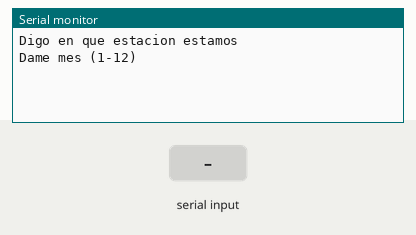
Bench run of a sketch on a simulated Arduino Uno, built with avr-gcc and run on an emulated ATmega328P. Parts: the last lines printed to the serial monitor. The inputs (shaded band) are chosen by the test bench.

Above: at 1.2 s.
1.3 s: "90,45\n" received over Serial
At 1.7 s:
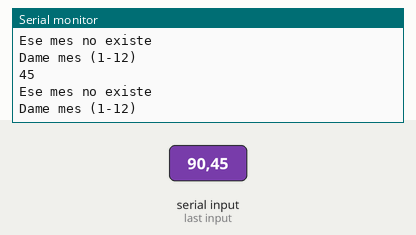
2.8 s: "5\n" received over Serial
At 4.4 s:
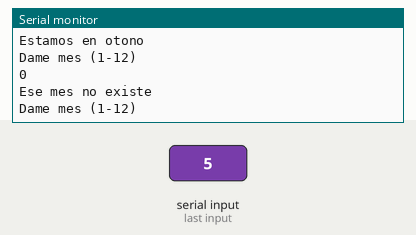
Timing chart, 0 to 5.9 s (numbered marks = the images above; inputs shaded):
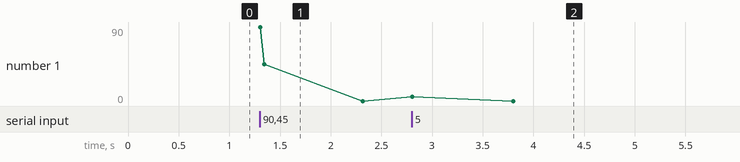

Measured:
- after the input at 1.3 s, the serial monitor: prints a new line at once (image 1)
- after the input at 2.8 s, the serial monitor: prints a new line at once (image 2)

The sketch:

arduino.23.mesestacion.ino
```cpp
int mes = 0; //variable de mes entero

void setup() {
  Serial.begin(9600); //velocidad serial a 9600
  Serial.println("Digo en que estacion estamos");
  Serial.println("Dame mes (1-12)");
}

void loop() {
  if (Serial.available() > 0) { //si hay dato en serial entrar
    mes = Serial.parseInt();    //entero en serial es mes
    Serial.println(mes);
    if (mes < 1 or mes > 12) {  //menor a 0 , mayor a 12 no existe
      Serial.println("Ese mes no existe");
    }
    if (mes > 0 and mes < 4) {  //si esta entre 1 y 4 es verano
      Serial.println("Estamos en verano");
    }
    if (mes > 3 and mes < 7) {  //si esta entre 4 y 6 es otono
      Serial.println("Estamos en otono");
    }
    if (mes > 6 and mes < 10) { //si esta entre 7 y 9 es invierno
      Serial.println("Estamos en invierno");
    }
    if (mes > 9 and mes < 13) { //si esta entre 10 y 12 es primavera
      Serial.println("Estamos en primavera");
    }
    Serial.println("Dame mes (1-12)");
  }
}
```
